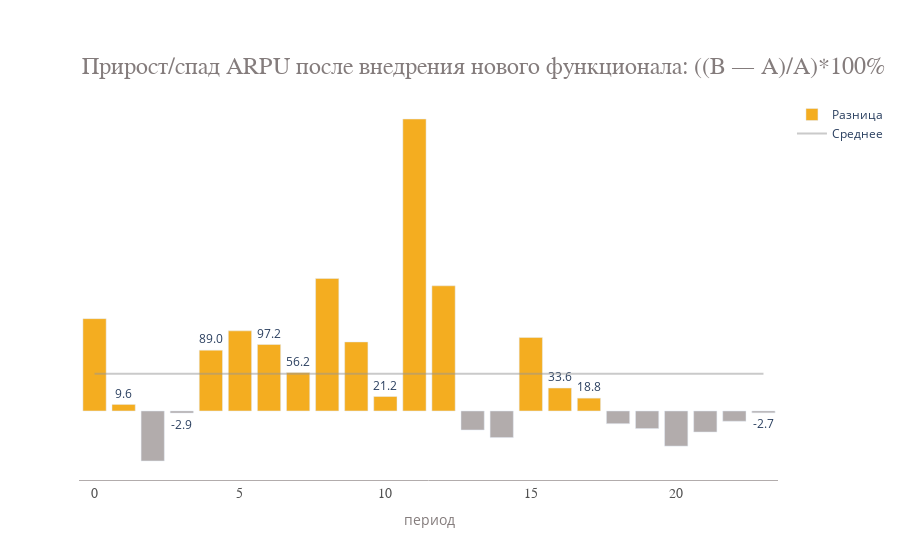

Write notebook code for a chart like this one.
### Code cell
layout = go.Layout(
    plot_bgcolor="#FFF"   
    ,xaxis=dict(
        title="период"
        ,linecolor="#b2acac"
        ,showgrid=False
        ,showticklabels=True
        ,color='rgb(132, 124, 124)'
        ,tickfont=dict(
            family='Arial',
            size=14,
            color='rgb(82, 82, 82)',
        )
    )    
    ,yaxis=dict(
        #title="процент"
        zeroline=False
        ,showticklabels=False
        ,linecolor="white"
        ,showgrid=False
        ,color='rgb(132, 124, 124)'
        
    ) 
    ,autosize=True
)

fig = go.Figure(layout=layout)

# --- Дельта ---
fig.add_trace(go.Bar(
    x=x_data
    ,y=df_data['%AUBU']
    ,name='Разница'
    #,text="df_data['%AUBU'].2%"
    ,marker_color=np.where(y_data_after < y_data_before, "rgb(178, 172, 172)", "rgb(244, 173, 32)")
    ,texttemplate="%{y:.1f}"
    ,textposition='outside'
))

# --- среднее (сумма процентов, деленная на кол-во периодов) ---
fig.add_trace(go.Scatter(x=x_data, y=df_data['meanv'],
                    mode='lines'
                    ,name='Среднее'
                    ,line = dict(color='rgb(150,150,150)', width=2)
                    ,opacity =.5)
                    )

annotations = []
# --- название графика ---
annotations.append(dict(xref='paper', yref='paper', x=0.0, y=1.05,
                              xanchor='left', yanchor='bottom',
                              text='Прирост/спад ARPU после внедрения нового функционала: ((B — A)/A)*100%',
                              font=dict(family='Arial',
                                        size=24,
                                        color='rgb(132, 124, 124)'),
                              showarrow=False))

fig.update_layout(annotations=annotations,uniformtext_minsize=10, uniformtext_mode='hide')

pyoff.iplot(fig, filename='fig3')

#fig.show(config={"displayModeBar": False})

### Figure 1 — Plotly figure (JSON) as saved in the notebook; plotly's stock layout.template omitted (floating-point values rounded to 4 significant figures)
{"data": [{"marker": {"color": ["rgb(244, 173, 32)", "rgb(244, 173, 32)", "rgb(178, 172, 172)", "rgb(178, 172, 172)", "rgb(244, 173, 32)", "rgb(244, 173, 32)", "rgb(244, 173, 32)", "rgb(244, 173, 32)", "rgb(244, 173, 32)", "rgb(244, 173, 32)", "rgb(244, 173, 32)", "rgb(244, 173, 32)", "rgb(244, 173, 32)", "rgb(178, 172, 172)", "rgb(178, 172, 172)", "rgb(244, 173, 32)", "rgb(244, 173, 32)", "rgb(244, 173, 32)", "rgb(178, 172, 172)", "rgb(178, 172, 172)", "rgb(178, 172, 172)", "rgb(178, 172, 172)", "rgb(178, 172, 172)", "rgb(178, 172, 172)"]}, "name": "Разница", "textposition": "outside", "texttemplate": "%{y:.1f}", "type": "bar", "x": [0, 1, 2, 3, 4, 5, 6, 7, 8, 9, 10, 11, 12, 13, 14, 15, 16, 17, 18, 19, 20, 21, 22, 23], "y": [135.1, 9.58, -73.17, -2.947, 88.98, 117.2, 97.24, 56.2, 193.8, 101.0, 21.18, 427.1, 183.1, -27.8, -38.92, 107.6, 33.58, 18.79, -18.59, -25.75, -51.41, -30.81, -15.06, -2.7]}, {"line": {"color": "rgb(150,150,150)", "width": 2}, "mode": "lines", "name": "Среднее", "opacity": 0.5, "type": "scatter", "x": [0, 1, 2, 3, 4, 5, 6, 7, 8, 9, 10, 11, 12, 13, 14, 15, 16, 17, 18, 19, 20, 21, 22, 23], "y": [54.31, 54.31, 54.31, 54.31, 54.31, 54.31, 54.31, 54.31, 54.31, 54.31, 54.31, 54.31, 54.31, 54.31, 54.31, 54.31, 54.31, 54.31, 54.31, 54.31, 54.31, 54.31, 54.31, 54.31]}], "layout": {"annotations": [{"font": {"color": "rgb(132, 124, 124)", "family": "Arial", "size": 24}, "showarrow": false, "text": "Прирост/спад ARPU после внедрения нового функционала: ((B — A)/A)*100%", "x": 0, "xanchor": "left", "xref": "paper", "y": 1.05, "yanchor": "bottom", "yref": "paper"}], "autosize": true, "plot_bgcolor": "#FFF", "uniformtext": {"minsize": 10, "mode": "hide"}, "xaxis": {"color": "rgb(132, 124, 124)", "linecolor": "#b2acac", "showgrid": false, "showticklabels": true, "tickfont": {"color": "rgb(82, 82, 82)", "family": "Arial", "size": 14}, "title": {"text": "период"}}, "yaxis": {"color": "rgb(132, 124, 124)", "linecolor": "white", "showgrid": false, "showticklabels": false, "zeroline": false}}}
